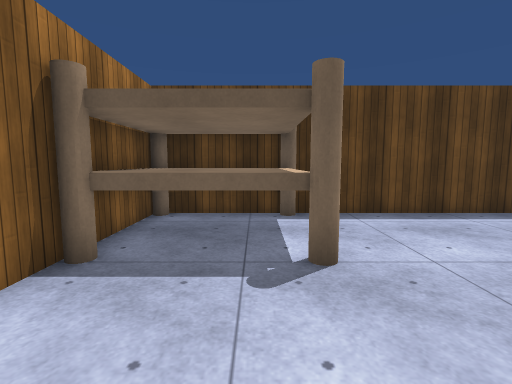
[1] (above)

16 first-person views from a walk through a scene from a Unity 3-D project. The camera is 1.3 m above the floor, tilts 6° down and sees 85° across. The floor is counted in squares, 0.97 m on a side. Each view is taken from the middle of a square. On the plan, view 1 faces up. The plan holds only what a view shows up to about 13 squares ahead; the rest is blank. The player is left out. Surface patterns are stand-ins for the level's own textures.

[2]
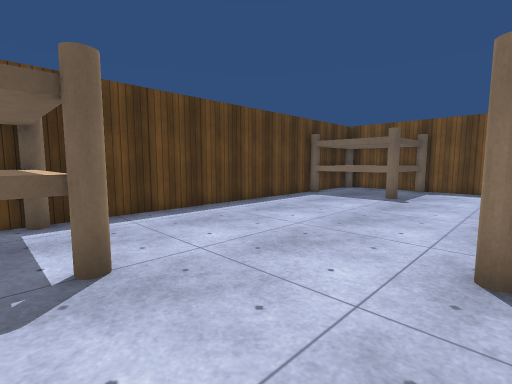

[3]
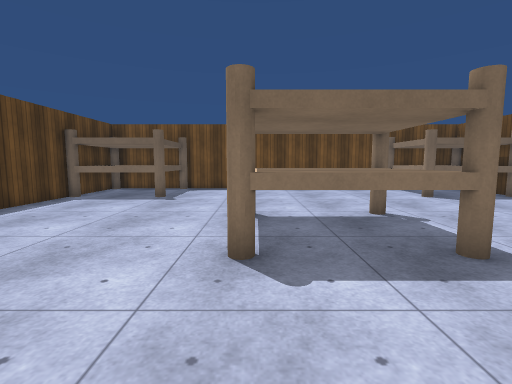

[4]
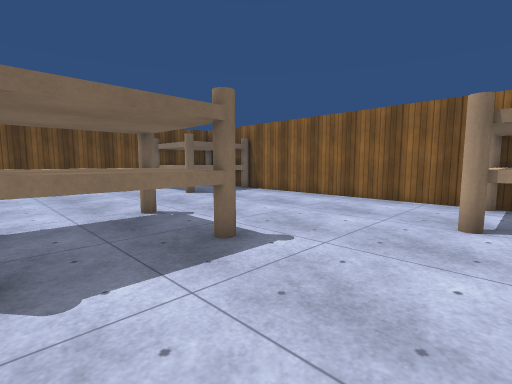

[5]
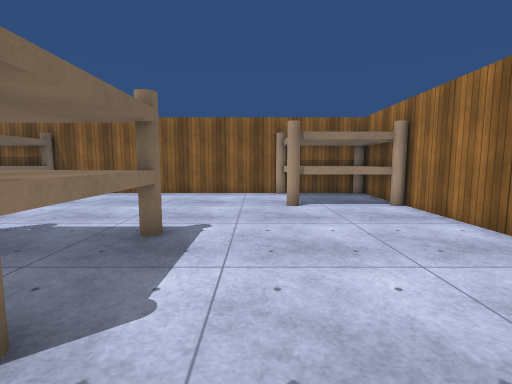

[6]
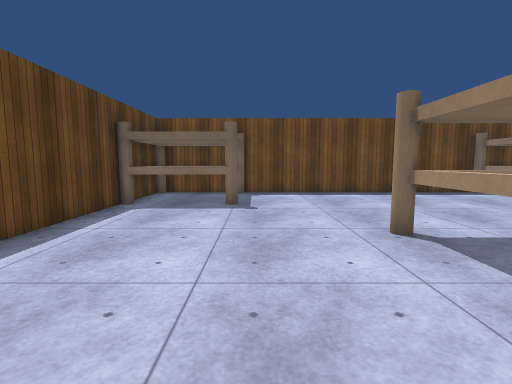

[7]
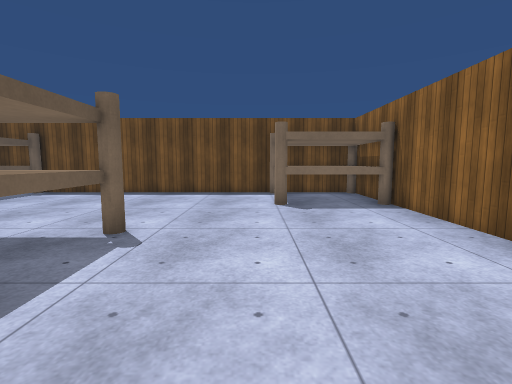

[8]
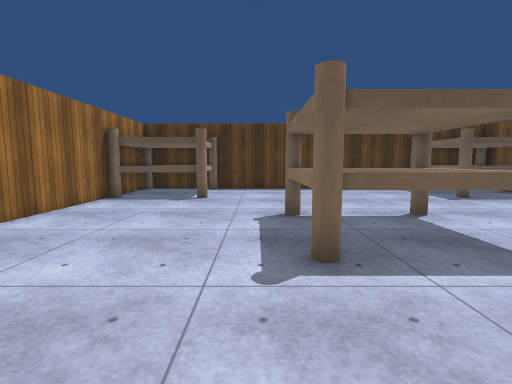

[9]
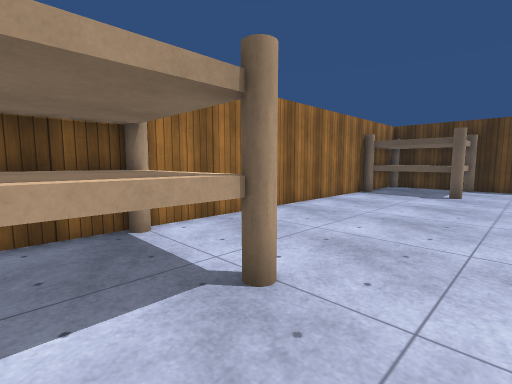

[10]
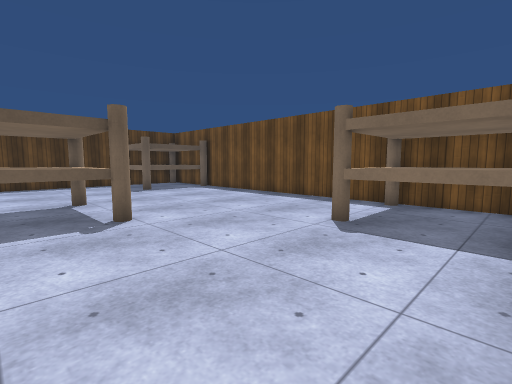

[11]
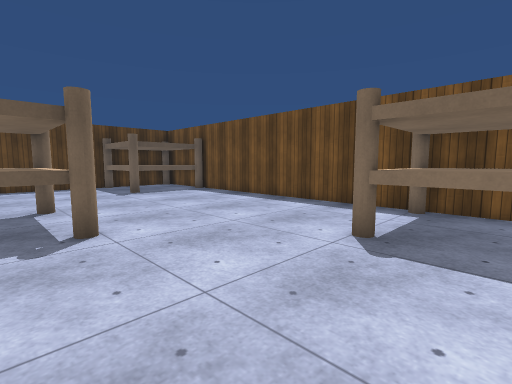

[12]
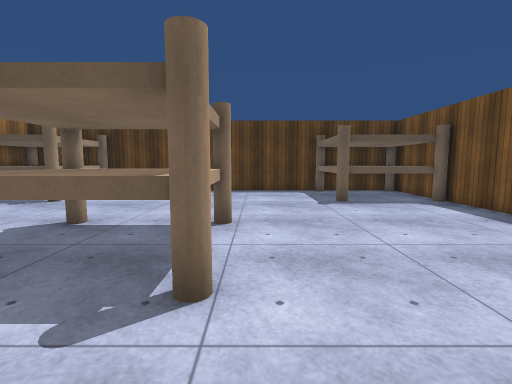

[13]
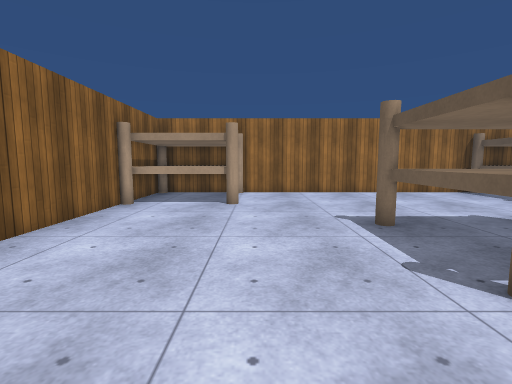

[14]
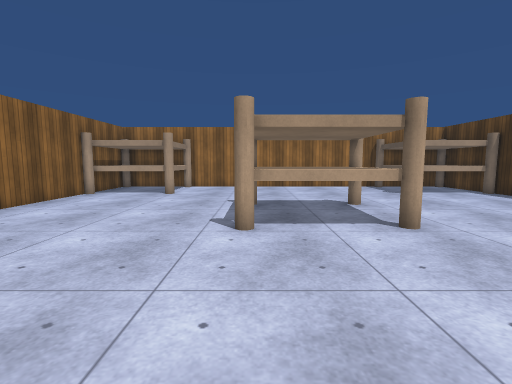

[15]
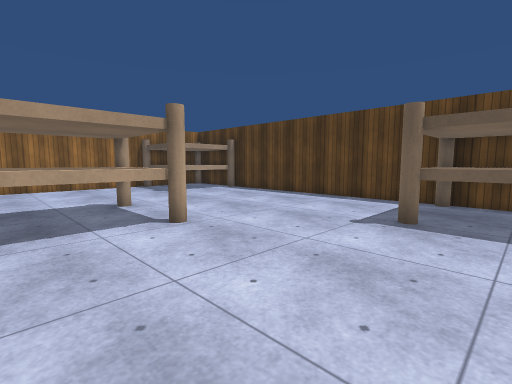

[16]
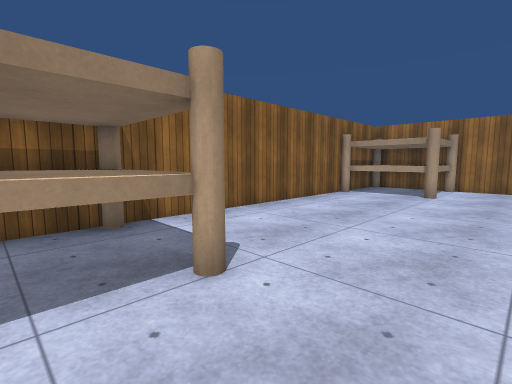

### Floor plan
Points are (right, up) in squares from view 1. A wall is a line through its corners. A room is listed if a view was taken in it or the views show most of it. See-through windows are left out.
Room 1 (views 1, 2, 3, 4, 5, 6, 7, 8, 9, 10, 11, 12, 13, 14, 15, 16)
walls: (12.6, 7.4) (-2.4, 7.4); (-2.7, 7.2) (-2.7, -10.4) (12.8, -10.4); (14.7, -10.2) (14.7, 7.1)
objects: other object (-2, -10) to (1, -7); other object (-2, 4) to (1, 7); other object (4, -3) to (7, 0); other object (11, -10) to (14, -7); other object (11, 4) to (14, 7)

Where each view was taken, in squares from view 1:
view 1: 0 up, 0 right, facing up
view 2: 0 up, 0 right, facing up-right
view 3: 0 up, 0 right, facing right
view 4: 0 up, 0 right, facing down-right
view 5: 2 up, 2 right, facing down
view 6: 3 up, 2 right, facing right
view 7: 6 down, 2 right, facing right
view 8: 7 down, 3 right, facing up
view 9: 9 down, 3 right, facing up-left
view 10: 10 down, 5 right, facing up-right
view 11: 9 down, 6 right, facing up-right
view 12: 6 down, 8 right, facing up
view 13: 6 down, 10 right, facing left
view 14: 3 down, 13 right, facing left
view 15: 3 down, 13 right, facing up-left
view 16: 4 down, 13 right, facing down-left
